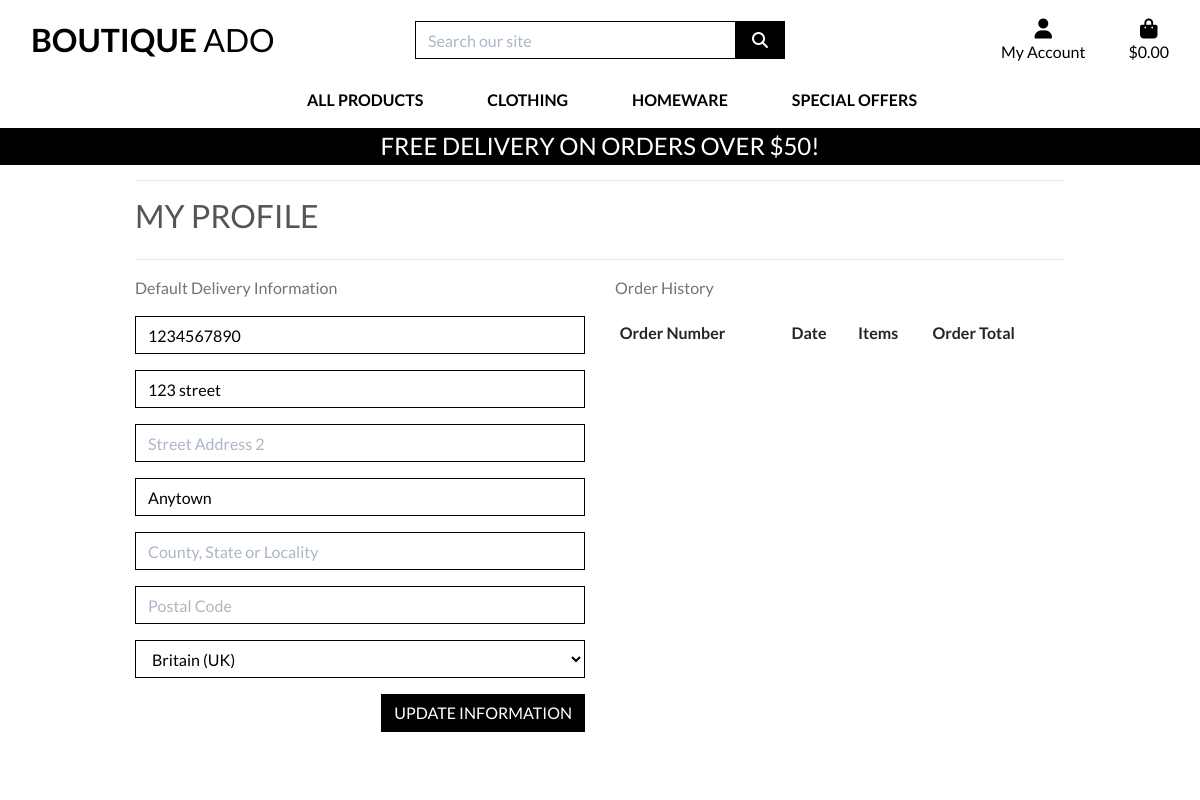
The page /profile/ (signed in) on the database as committed earlier.
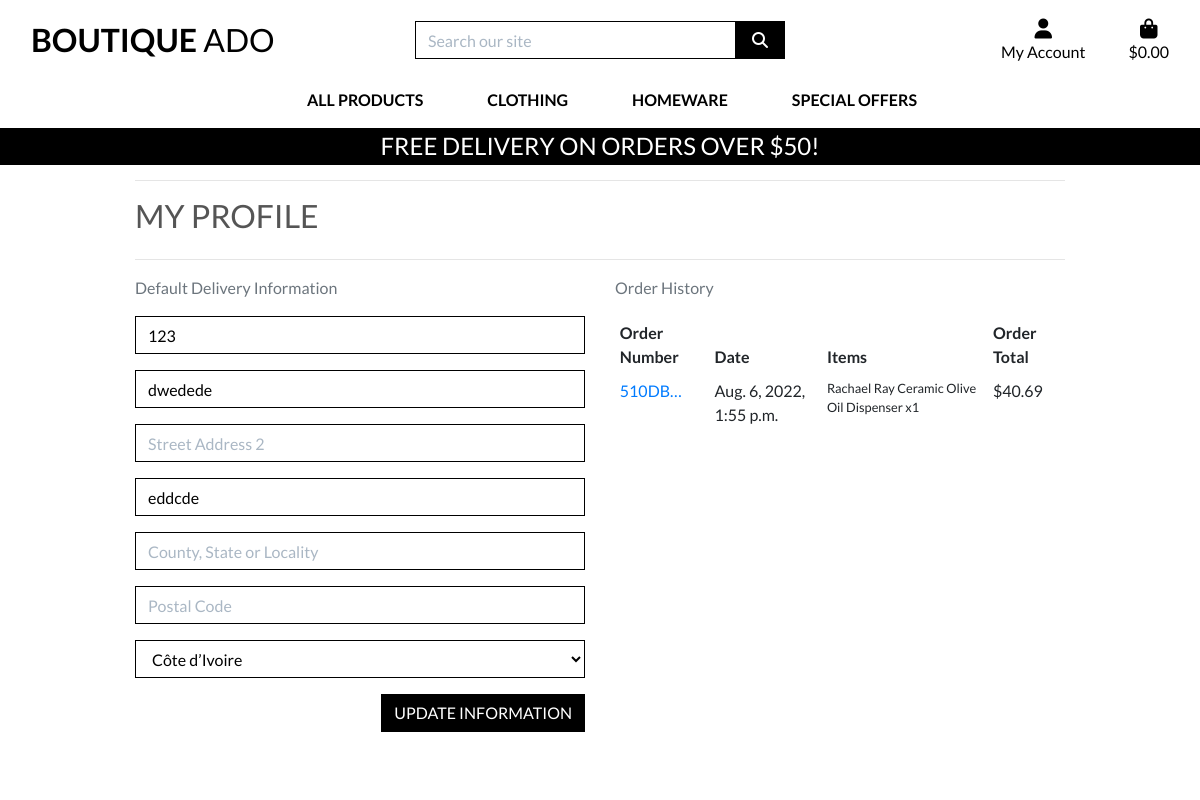
The same page on the database as committed later.
### profiles/models.py (models this page shows, shortened)
class UserProfile(models.Model):
    user = models.OneToOneField(User, on_delete=models.CASCADE)
    default_phone_number = models.CharField(max_length=20, null=True, blank=True)
    default_street_address1 = models.CharField(max_length=80, null=True, blank=True)
    default_street_address2 = models.CharField(max_length=80, null=True, blank=True)
    default_town_or_city = models.CharField(max_length=40, null=True, blank=True)
    default_county = models.CharField(max_length=80, null=True, blank=True)
    default_postcode = models.CharField(max_length=20, null=True, blank=True)
    default_country = CountryField(blank_label='Country', null=True, blank=True)

### checkout/models.py (models this page shows, shortened)
class Order(models.Model):
    order_number = models.CharField(max_length=32, null=False, editable=False)
    user_profile = models.ForeignKey(UserProfile, on_delete=models.SET_NULL,
                                     null=True, blank=True, related_name='orders')
    full_name = models.CharField(max_length=50, null=False, blank=False)
    email = models.EmailField(max_length=254, null=False, blank=False)
    phone_number = models.CharField(max_length=20, null=False, blank=False)
    country = CountryField(blank_label='Country *', null=False, blank=False)
    postcode = models.CharField(max_length=20, null=True, blank=True)
    town_or_city = models.CharField(max_length=40, null=False, blank=False)
    street_address1 = models.CharField(max_length=80, null=False, blank=False)
    street_address2 = models.CharField(max_length=80, null=True, blank=True)
    county = models.CharField(max_length=80, null=True, blank=True)
    date = models.DateTimeField(auto_now_add=True)
    delivery_cost = models.DecimalField(max_digits=6, decimal_places=2, null=False, default=0)
    order_total = models.DecimalField(max_digits=10, decimal_places=2, null=False, default=0)
    grand_total = models.DecimalField(max_digits=10, decimal_places=2, null=False, default=0)
    original_bag = models.TextField(null=False, blank=False, default='')
    stripe_pid = models.CharField(max_length=254, null=False, blank=False, default='')

class OrderLineItem(models.Model):
    order = models.ForeignKey(Order, null=False, blank=False, on_delete=models.CASCADE, related_name='lineitems')
    product = models.ForeignKey(Product, null=False, blank=False, on_delete=models.CASCADE)
    product_size = models.CharField(max_length=2, null=True, blank=True) # XS, S, M, L, XL
    quantity = models.IntegerField(null=False, blank=False, default=0)
    lineitem_total = models.DecimalField(max_digits=6, decimal_places=2, null=False, blank=False, editable=False)

### products/models.py (models this page shows, shortened)
class Product(models.Model):
    category = models.ForeignKey('Category', null=True, blank=True, on_delete=models.SET_NULL)
    sku = models.CharField(max_length=254, null=True, blank=True)
    name = models.CharField(max_length=254)
    description = models.TextField()
    has_sizes = models.BooleanField(default=False, null=True, blank=True)
    price = models.DecimalField(max_digits=6, decimal_places=2)
    rating = models.DecimalField(max_digits=6, decimal_places=2, null=True, blank=True)
    image_url = models.URLField(max_length=1024, null=True, blank=True)
    image = models.ImageField(null=True, blank=True)

### profiles/views.py (the view)
# urls.py: path('profile/', include('profiles.urls')),
def profile(request):
    profile = get_object_or_404(UserProfile, user=request.user)
    if request.method == 'POST':
        form = UserProfileForm(request.POST, instance=profile)
        if form.is_valid():
            form.save()
            messages.success(request, 'Profile updated successfully')
        else:
            messages.error(request, 'Update failed. Please ensure the form is valid.')
    else:
        form = UserProfileForm(instance=profile)
    orders = profile.orders.all()
    template = 'profiles/profile.html'
    context = {
        'form': form,
        'orders': orders,
        'on_profile_page': True
    }
    return render(request, template, context)

### profiles/forms.py
class UserProfileForm(forms.ModelForm):
    class Meta:
        model = UserProfile
        exclude = ('user',)
    def __init__(self, *args, **kwargs):
        super().__init__(*args, **kwargs)
        placeholders = {
            'default_phone_number': 'Phone Number',
            'default_postcode': 'Postal Code',
            'default_town_or_city': 'Town or City',
            'default_street_address1': 'Street Address 1',
            'default_street_address2': 'Street Address 2',
            'default_county': 'County, State or Locality',
        }
        self.fields['default_phone_number'].widget.attrs['autofocus'] = True
        for field in self.fields:
            if field != 'default_country':
                if self.fields[field].required:
                    placeholder = f'{placeholders[field]} *'
                else:
                    placeholder = placeholders[field]
                self.fields[field].widget.attrs['placeholder'] = placeholder
            self.fields[field].widget.attrs['class'] = 'border-black rounded-0 profile-form-input'
            self.fields[field].label = False

### bag/contexts.py (called while the page is built, shortened)
def bag_contents(request):
    bag_items = []
    total = 0
    product_count = 0
    bag = request.session.get('bag', {})
    if total < settings.FREE_DELIVERY_THRESHOLD:
        delivery = total * Decimal(settings.STANDARD_DELIVERY_PERCENTAGE / 100)
        free_delivery_delta = settings.FREE_DELIVERY_THRESHOLD - total
    else:
        delivery = 0
        free_delivery_delta = 0
    grand_total = delivery + total
    context = {
        'bag_items': bag_items,
        'total': total,
        'product_count': product_count,
        'delivery': delivery,
        'free_delivery_delta': free_delivery_delta,
        'free_delivery_threshold': settings.FREE_DELIVERY_THRESHOLD,
        'grand_total': grand_total,
    }
    return context

### profiles/templates/profiles/profile.html (shortened to what this page needs)
{% extends "base.html" %}
{% load static %}
{% block extra_css %}
    <link rel="stylesheet" href="{% static 'profiles/css/profile.css' %}">
{% endblock %}
{% block page_header %}
    <div class="container header-container">
    </div>
{% endblock %}
{% block content %}
    <div class="overlay"></div>
    <div class="container">
        <div class="row">
            <div class="col">
                <hr>
                <h2 class="logo-font mb-4">My Profile</h2>
                <hr>
            </div>
        </div>
        <div class="row">
            <div class="col-12 col-lg-6">
                <p class="text-muted">Default Delivery Information</p>
                <form class="mt-3" action="{% url 'profile' %}" method="POST" id="profile-update-form">
                    {{ form|crispy }}
                    <button class="btn btn-black rounded-0 text-uppercase float-right">Update Information</button>
                </form>
            </div>
            <div class="col-12 col-lg-6">
                <p class="text-muted">Order History</p>
                <div class="order-history table-responsive">
                    <table class="table table-sm table-borderless">
                        <thead>
                            <tr>
                                <th>Order Number</th>
                                <th>Date</th>
                                <th>Items</th>
                                <th>Order Total</th>
                            </tr>
                        </thead>
                        <tbody>
                            {% for order in orders %}
                                <tr>
                                    <td>
                                        <a href="{% url 'order_history' order.order_number %}"
                                        title="{{ order.order_number }}">
                                            {{ order.order_number|truncatechars:6 }}
                                        </a>
                                    </td>
                                    <td>{{ order.date }}</td>
                                    <td>
                                        <ul class="list-unstyled">
                                            {% for item in order.lineitems.all %}
                                                <li class="small">
                                                    {{ item.product.name }} x{{ item.quantity }}
                                                </li>
                                            {% endfor %}
                                        </ul>
                                    </td>
                                    <td>${{ order.grand_total }}</td>
                                </tr>
                            {% endfor %}
                        </tbody>
                    </table>
                </div>
            </div>
        </div>
{% endblock %}

### templates/base.html (shortened to what this page needs)
{% load static %}
<!doctype html>
<html lang="en">
  <head>
    {% block corecss %}
        <link rel="stylesheet" href="https://stackpath.bootstrapcdn.com/bootstrap/4.4.1/css/bootstrap.min.css">
        <link rel="stylesheet" href="{% static 'css/base.css' %}">
    {% endblock %}
    {% block extra_css %}
    {% endblock %}
  </head>
  <body>
    <header class="container-fluid fixed-top">
        <div id="topnav" class="row bg-white pt-lg-2 d-none d-lg-flex">
            <div class="col-12 col-lg-4 my-auto py-1 py-lg-0 text-center text-lg-left">
                <a href="{% url 'home' %}" class="nav-link main-logo-link">
                    <h2 class="logo-font text-black my-0"><strong>Boutique</strong> Ado</h2>
                </a>
            </div>
            <div class="col-12 col-lg-4 my-auto py-1 py-lg-0">
                <form method="GET" action="{% url 'products' %}">
                    <div class="input-group w-100">
                        <input class="form-control border border-black rounded-0" type="text" name="q" placeholder="Search our site">
                        <div class="input-group-append">
                            <button class="form-control btn btn-black border border-black rounded-0" type="submit">
                                <span class="icon">
                                    <i class="fas fa-search"></i>
                                </span>
                            </button>
                        </div>
                    </div>
                </form>
            </div>
            <div class="col-12 col-lg-4 my-auto py-1 py-lg-0">
                <ul class="list-inline list-unstyled text-center text-lg-right my-0">
                    <li class="list-inline-item dropdown">
                        <a class="text-black nav-link" href="#" id="user-options" data-toggle="dropdown" aria-haspopup="true" aria-expanded="false">
                            <div class="text-center">
                                <div><i class="fas fa-user fa-lg"></i></div>
                                <p class="my-0">My Account</p>
                            </div>
                        </a>
                    </li>
                    <li class="list-inline-item">
                        <a class="{% if grand_total %}text-info font-weight-bold{% else %}text-black{% endif %} nav-link" href="{% url 'view_bag' %}">
                            <div class="text-center">
                                <div><i class="fas fa-shopping-bag fa-lg"></i></div>
                                <p class="my-0">
                                    {% if grand_total %}
                                        ${{ grand_total|floatformat:2 }}
                                    {% else %}
                                        $0.00
                                    {% endif %}
                                </p>
                            </div>
                        </a>
                    </li>
                </ul>
            </div>
        </div>
        <div class="row bg-white">
            <nav class="navbar navbar-expand-lg navbar-light w-100">
                {% include 'includes/main-nav.html' %}
            </nav>
        </div>
        <div id="delivery-banner" class="row text-center">
            <div class="col bg-black text-white">
                <h4 class="logo-font my-1">Free delivery on orders over ${{ free_delivery_threshold }}!</h4>
            </div>
        </div>
    </header>
    {% block page_header %}
    {% endblock %}
    {% block content %}
    {% endblock %}
  </body>
</html>

### templates/includes/main-nav.html (shortened to what this page needs)
<div class="collapse navbar-collapse" id="main-nav">
    <ul class="navbar-nav w-auto mx-auto">
        <li class="nav-item dropdown">
            <a class="logo-font font-weight-bold nav-link text-black mr-5" href="#" id="all-products-link" data-toggle="dropdown" aria-haspopup="true" aria-expanded="false">
                All Products
            </a>
        </li>
        <li class="nav-item dropdown">
            <a class="logo-font font-weight-bold nav-link text-black mr-5" href="#" id="clothing-link" data-toggle="dropdown" aria-haspopup="true" aria-expanded="false">
                Clothing
            </a>
        </li>
        <li class="nav-item dropdown">
            <a class="logo-font font-weight-bold nav-link text-black mr-5" href="#" id="homeware-link" data-toggle="dropdown" aria-haspopup="true" aria-expanded="false">
                Homeware
            </a>
        </li>
        <li class="nav-item dropdown">
            <a class="logo-font font-weight-bold nav-link text-black" href="#" id="specials-link" data-toggle="dropdown" aria-haspopup="true" aria-expanded="false">
                Special Offers
            </a>
        </li>
    </ul>
</div>

### static/css/base.css (style rules this page uses)
html { height: 100%; }
body { background: url('/media/homepage_background_cropped.jpg') no-repeat center center fixed; background-size: cover; height: calc(100vh - 164px); color: #555; font-family: 'Lato'; }
.icon { align-items: center; display: inline-flex; justify-content: center; height: 1.5rem; width: 1.5rem; }
.logo-font { text-transform: uppercase; }
.main-logo-link { width: fit-content; }
.btn-black { background: black; color: white; }
.text-black { color: #000 !important; }
.border-black { border: 1px solid black !important; }
.bg-black { background: #000 !important; }
.overlay { height: 100%; width: 100%; top: 0; left: 0; position: fixed; background: white; z-index: -1; }
input[name='q']::placeholder { color: #aab7c4; }
@media (min-width: 1200px) { .container { max-width: 80%; } }
@media (min-width: 992px) { .header-container { padding-top: 164px; } }

### profiles/static/profiles/css/profile.css (style rules this page uses)
.order-history { max-height: 416px; overflow-y: auto; }
#profile-update-form .form-control { color: #000; }
#profile-update-form input::placeholder { color: #aab7c4; }
#id_default_country, #id_default_country option:not(:first-child) { color: #000; }

Rows that differ between the two databases and show on the page:
changed UserProfile: default_phone_number "1234567890" → "123"; default_street_address1 "123 street" → "dwedede"; default_town_or_city "Anytown" → "eddcde"; default_country "Britain (UK)" → "Côte d’Ivoire"
added Order: order_number "510DB…", date "Aug. 6, 2022, 1:55 p.m.", grand_total "40.69"
added OrderLineItem: product.name "Rachael Ray Ceramic Olive Oil Dispenser", quantity "1"
